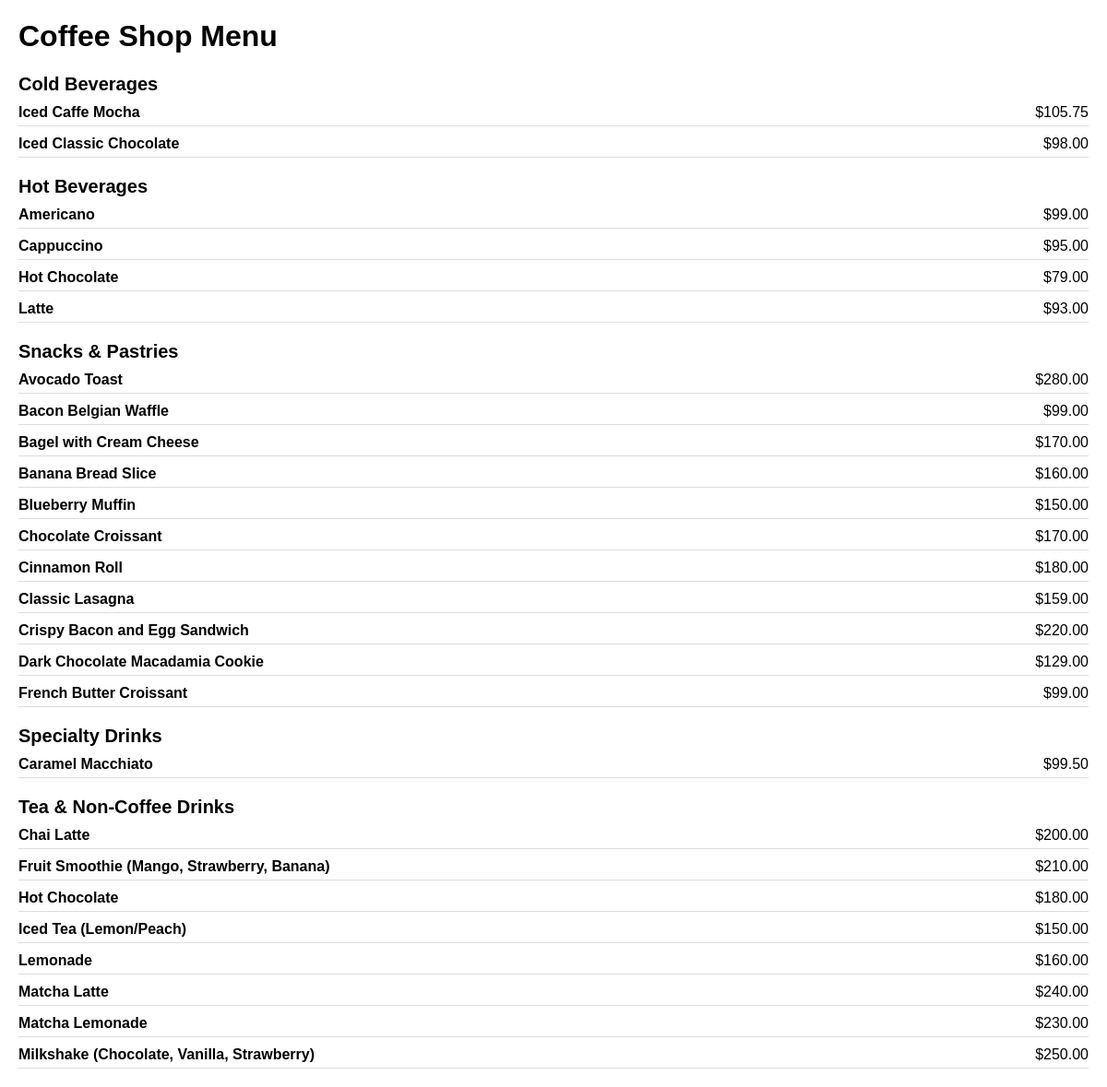
/common_user/index.php, run on the app's committed database.
### tables this page shows
CREATE TABLE `menu_items` (
  `item_id` int(11) NOT NULL,
  `item_name` varchar(255) NOT NULL,
  `item_category` varchar(100) NOT NULL,
  `item_desc` varchar(255) NOT NULL,
  `item_price` decimal(10,2) NOT NULL,
  `item_image` varchar(255) DEFAULT NULL,
  `status` enum('Active','Inactive') NOT NULL
);

### common_user/index.php (the view, shortened to what this page needs)
<?php
include 'db_config.php';
try {
    $stmt = $conn->query("SELECT * FROM menu_items ORDER BY item_category, item_name");
    $menu_items = $stmt->fetchAll(PDO::FETCH_ASSOC);
} catch (PDOException $e) {
    echo "Error: " . $e->getMessage();
    exit();
}
?>
<!DOCTYPE html>
<html lang="en">
<head>
</head>
<body>
    <h1>Coffee Shop Menu</h1>
    <?php
    $current_category = '';
    foreach ($menu_items as $item):
        if ($current_category !== $item['item_category']):
            $current_category = $item['item_category'];
            echo "<div class='category'>" . htmlspecialchars($current_category) . "</div>";
        endif;
    ?>
    <div class="item">
        <span class="item-name"><?= htmlspecialchars($item['item_name']) ?></span>
        <span class="item-price">$<?= number_format($item['item_price'], 2) ?></span>
    </div>
    <?php endforeach; ?>
</body>
</html>

### common_user/index.php (style rules this page uses)
body { font-family: Arial, sans-serif; margin: 20px; }
.category { margin-top: 20px; font-size: 20px; font-weight: bold; }
.item { margin: 5px 0; display: flex; justify-content: space-between; border-bottom: 1px solid #ddd; padding: 5px 0; }
.item-name { font-weight: bold; }

### data on the page
menu_items: item_category "Cold Beverages", item_name "Iced Caffe Mocha", item_price "105.75"
menu_items: item_name "Iced Classic Chocolate", item_price "98.00"
menu_items: item_category "Hot Beverages", item_name "Americano", item_price "99.00"
menu_items: item_name "Cappuccino", item_price "95.00"
menu_items: item_name "Hot Chocolate", item_price "79.00"
menu_items: item_name "Latte", item_price "93.00"
menu_items: item_category "Snacks & Pastries", item_name "Avocado Toast", item_price "280.00"
menu_items: item_name "Bacon Belgian Waffle", item_price "99.00"
menu_items: item_name "Bagel with Cream Cheese", item_price "170.00"
menu_items: item_name "Banana Bread Slice", item_price "160.00"
menu_items: item_name "Blueberry Muffin", item_price "150.00"
menu_items: item_name "Chocolate Croissant", item_price "170.00"
menu_items: item_name "Cinnamon Roll", item_price "180.00"
menu_items: item_name "Classic Lasagna", item_price "159.00"
menu_items: item_name "Crispy Bacon and Egg Sandwich", item_price "220.00"
menu_items: item_name "Dark Chocolate Macadamia Cookie", item_price "129.00"
menu_items: item_name "French Butter Croissant", item_price "99.00"
menu_items: item_category "Specialty Drinks", item_name "Caramel Macchiato", item_price "99.50"
menu_items: item_category "Tea & Non-Coffee Drinks", item_name "Chai Latte", item_price "200.00"
menu_items: item_name "Fruit Smoothie (Mango, Strawberry, Banana)", item_price "210.00"
menu_items: item_name "Hot Chocolate", item_price "180.00"
menu_items: item_name "Iced Tea (Lemon/Peach)", item_price "150.00"
menu_items: item_name "Lemonade", item_price "160.00"
menu_items: item_name "Matcha Latte", item_price "240.00"
menu_items: item_name "Matcha Lemonade", item_price "230.00"
menu_items: item_name "Milkshake (Chocolate, Vanilla, Strawberry)", item_price "250.00"
